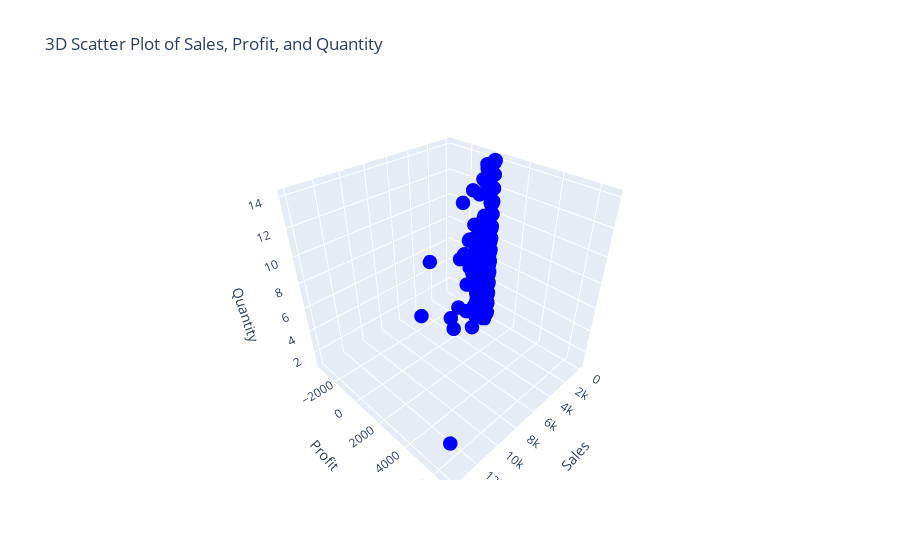

Notebook source saved alongside this figure:
### Code cell
# 3D Scatter Plot -Sales, Profit, and Quantity
scatter_3d = go.Figure(data=[go.Scatter3d(x=df['Sales'], y=df['Profit'], z=df['Quantity'],
                                           mode='markers', marker=dict(size=5, color='blue'))])
scatter_3d.update_layout(title='3D Scatter Plot of Sales, Profit, and Quantity',
                         scene=dict(xaxis_title='Sales', yaxis_title='Profit', zaxis_title='Quantity'))
scatter_3d.show()

### Figure 1 — Plotly figure (JSON) as saved in the notebook; plotly's stock layout.template omitted (floating-point values rounded to 4 significant figures; data arrays with more than 128 entries replaced by an {"elided": "..."} marker saying what was removed)
{"data": [{"marker": {"color": "blue", "size": 5}, "mode": "markers", "type": "scatter3d", "x": {"elided": "3203 float values"}, "y": {"elided": "3203 float values"}, "z": {"elided": "3203 int values"}}], "layout": {"scene": {"xaxis": {"title": {"text": "Sales"}}, "yaxis": {"title": {"text": "Profit"}}, "zaxis": {"title": {"text": "Quantity"}}}, "title": {"text": "3D Scatter Plot of Sales, Profit, and Quantity"}}}
